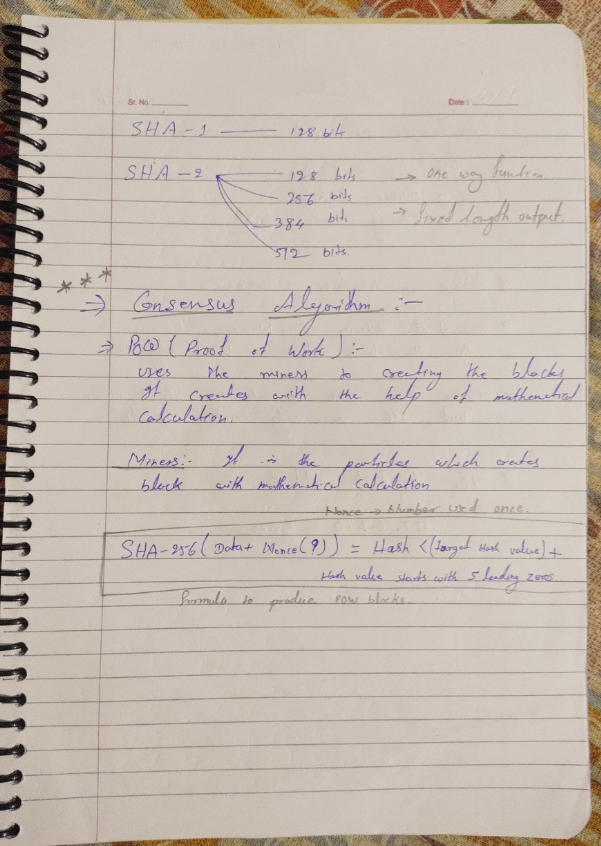
#> input picture 7th Sem/Computer Vision/CV Lab/images/exp4-1.png, 601 x 846 px
$ jupyter execute --allow-errors Untitled.ipynb   (older library calls are emulated)
#> lines starting #> are read from the running program, lines starting #| are printed output that depends on the picture
[cell 1]
# Import the necessary libraries
import cv2
import numpy as np
import matplotlib.pyplot as plt

# Read the images to be aligned
im1 = cv2.imread('images/exp4-1.png')
#> im1 is the input picture: shape (846, 601, 3); mean B, G, R 173.8, 184, 195.2
im2 = cv2.imread('images/exp4-2.png')
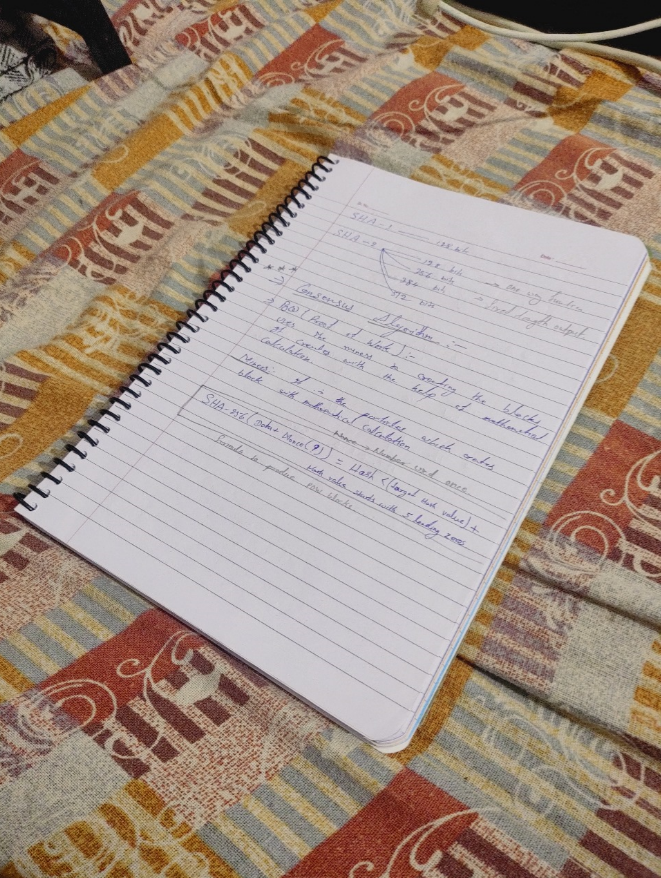
#> input picture 7th Sem/Computer Vision/CV Lab/images/exp4-2.png, 661 x 878 px
#> im2 is the input picture: shape (878, 661, 3); mean B, G, R 131.3, 144.6, 162.8

# Convert images to grayscale
im1_gray = cv2.cvtColor(im1, cv2.COLOR_BGR2GRAY)
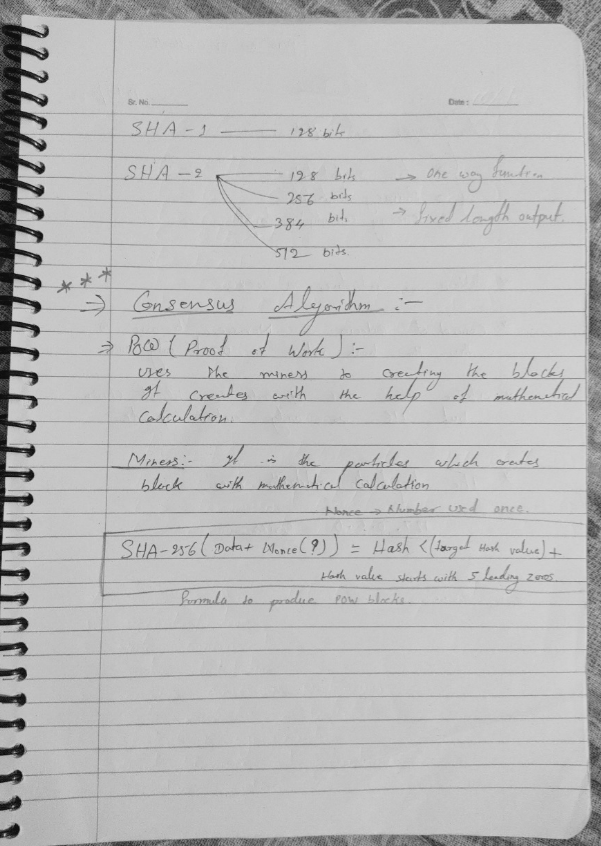
#> im1_gray: shape (846, 601); min 8, max 219, mean 186.3
im2_gray = cv2.cvtColor(im2, cv2.COLOR_BGR2GRAY)
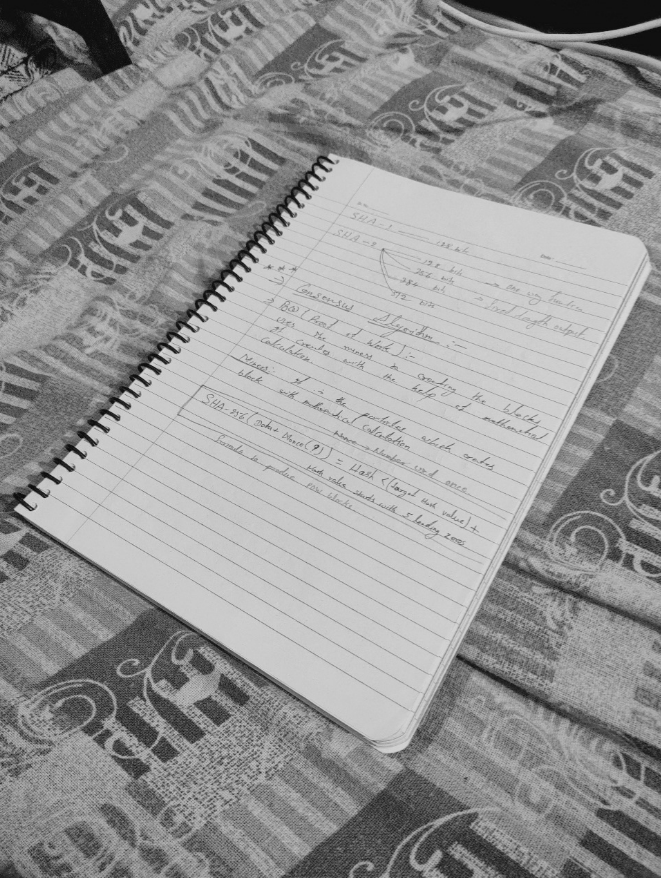
#> im2_gray: shape (878, 661); min 9, max 218, mean 148.5

# Display the images
plt.figure(figsize=(10, 10))
plt.subplot(121)
plt.imshow(im1_gray, cmap='gray')
plt.title('Image 1')
plt.subplot(122)
plt.imshow(im2_gray, cmap='gray')
plt.title('Image 2')
plt.show()
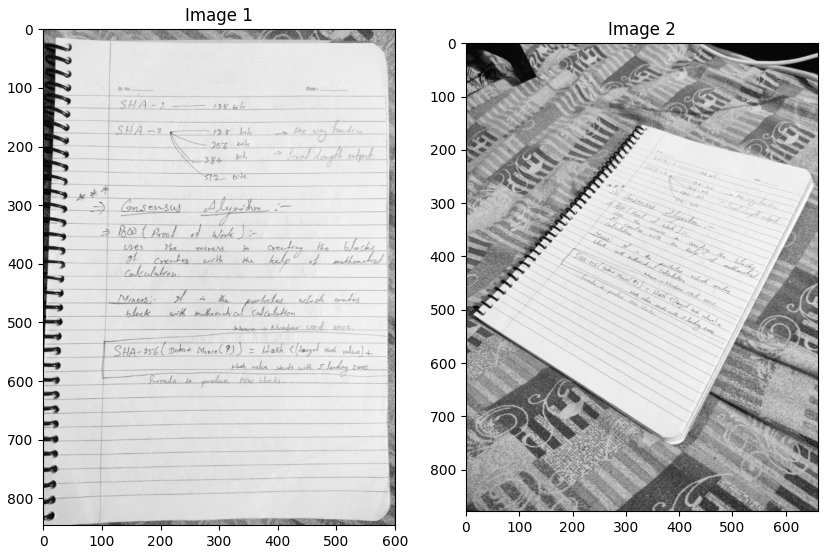
#> figure drawn by matplotlib, 2 panels

# Ask the user to select four corresponding points on each image
print('Please select four corresponding points on each image by clicking on them.')
points1 = [] # List to store the points on image 1
points2 = [] # List to store the points on image 2

# Define a callback function to record the mouse clicks
def mouse_callback(event, x, y, flags, param):
    global points1, points2
    if event == cv2.EVENT_LBUTTONDOWN: # Left mouse button clicked
        if len(points1) < 4: # Still need to select points on image 1
            points1.append((x, y)) # Append the point to the list
            cv2.circle(im1, (x, y), 5, (0, 0, 255), -1) # Draw a red circle on the image
            cv2.imshow('Image 1', im1) # Show the updated image
        elif len(points2) < 4: # Still need to select points on image 2
            points2.append((x, y)) # Append the point to the list
            cv2.circle(im2, (x, y), 5, (0, 0, 255), -1) # Draw a red circle on the image
            cv2.imshow('Image 2', im2) # Show the updated image

# Create windows to display the images
cv2.namedWindow('Image 1')
cv2.namedWindow('Image 2')

# Set the mouse callback function for the windows
cv2.setMouseCallback('Image 1', mouse_callback)
cv2.setMouseCallback('Image 2', mouse_callback)

# Show the images
cv2.imshow('Image 1', im1)
cv2.imshow('Image 2', im2)

# Wait for the user to press any key
cv2.waitKey(0)

# Destroy all windows
cv2.destroyAllWindows()

# Convert the points to numpy arrays
points1 = np.array(points1)
points2 = np.array(points2)

# Print the selected points
print('The selected points on image 1 are:')
print(points1)
print('The selected points on image 2 are:')
print(points2)

# Find the homography matrix that maps the points from image 1 to image 2
#> (the rest of this cell did not finish here and is left out)

[cell 2]
import cv2
import numpy as np

MAX_FEATURES = 500
GOOD_MATCH_PERCENT = 0.15

def alignImages(im1, im2):
    # Convert images to grayscale
    im1Gray = cv2.cvtColor(im1, cv2.COLOR_BGR2GRAY)
    im2Gray = cv2.cvtColor(im2, cv2.COLOR_BGR2GRAY)

    # Detect ORB features and compute descriptors.
    orb = cv2.ORB_create(MAX_FEATURES)
    keypoints1, descriptors1 = orb.detectAndCompute(im1Gray, None)
#> keypoints1 = 500 keypoints; strongest (x, y, size): (151, 363, 31), (209, 300, 44.6), (225, 281, 31), (233, 270, 31)
    keypoints2, descriptors2 = orb.detectAndCompute(im2Gray, None)
#> keypoints2 = 500 keypoints; strongest (x, y, size): (33, 422, 31), (31, 446, 31), (45, 121, 44.6), (42, 126, 37.2)

    # Match features.
    matcher = cv2.DescriptorMatcher_create(cv2.DESCRIPTOR_MATCHER_BRUTEFORCE_HAMMING)
    matches = matcher.match(descriptors1, descriptors2, None)
#> matches = 500 matches

    matches = list(matches)
    # Sort matches by score
    matches.sort(key=lambda x: x.distance, reverse=False)

    # Remove not so good matches
    numGoodMatches = int(len(matches) * GOOD_MATCH_PERCENT)
#> numGoodMatches = 75
    matches = matches[:numGoodMatches]
#> matches = 75 matches

    # Draw top matches
    imMatches = cv2.drawMatches(im1, keypoints1, im2, keypoints2, matches, None)
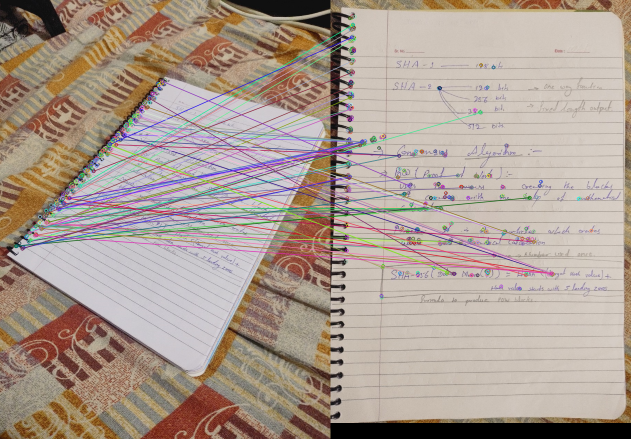
#> imMatches: shape (878, 1262, 3) (shown at 1/2 size); mean B, G, R 145.9, 156.4, 171.8
    cv2.imwrite("matches.jpg", imMatches)

    # Extract location of good matches
    points1 = np.zeros((len(matches), 2), dtype=np.float32)
#> points1 = 75 pairs, first value 0 to 0, second value 0 to 0
    points2 = np.zeros((len(matches), 2), dtype=np.float32)
#> points2 = 75 pairs, first value 0 to 0, second value 0 to 0

    for i, match in enumerate(matches):
        points1[i, :] = keypoints1[match.queryIdx].pt
        points2[i, :] = keypoints2[match.trainIdx].pt
#> this loop made 75 passes
#> after the loop, points1 = 75 pairs, first value 31 to 324.9, second value 162.4 to 497; points2 = 75 pairs, first value 37.2 to 441.9, second value 48.96 to 551.2

    # Find homography
    h, mask = cv2.findHomography(points1, points2, cv2.RANSAC)
#> h = [[-0.137, -0.111, 62.68], [-0.62, -0.503, 283.3], [-0.00219, -0.00178, 1]]; mask = 75 values, max 1 at index 3, min 0 at index 0, mean 0.133

    # Use homography
    height, width, channels = im2.shape
#> height = 846; width = 601; channels = 3
    im1Reg = cv2.warpPerspective(im1, h, (width, height))
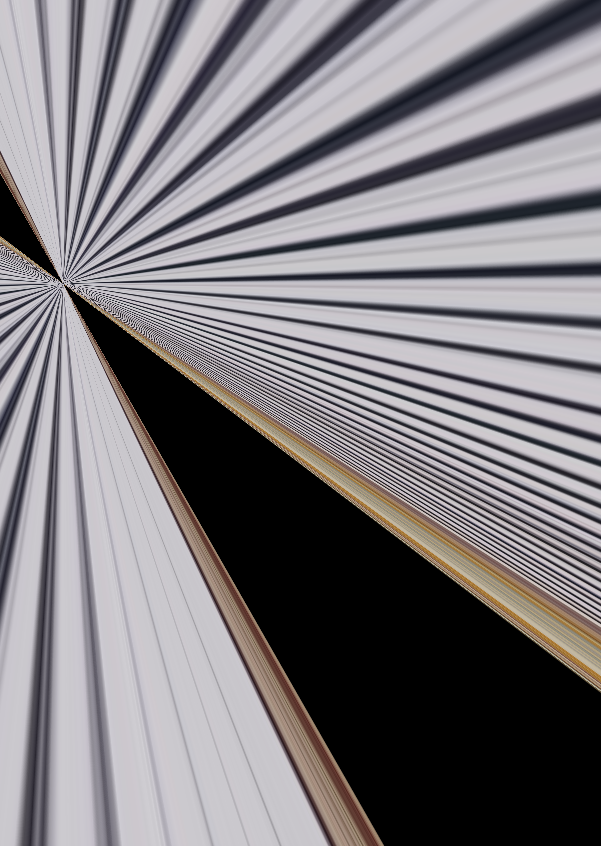
#> im1Reg: shape (846, 601, 3); mean B, G, R 126.7, 122.8, 126.3

    return im1Reg, h

# Read reference image
refFilename = "images/exp4-1.png"
print("Reading reference image : ", refFilename)
imReference = cv2.imread(refFilename, cv2.IMREAD_COLOR)

# Read image to be aligned
imFilename = "images/exp4-2.png"
print("Reading image to align : ", imFilename);
im = cv2.imread(imFilename, cv2.IMREAD_COLOR)

print("Aligning images ...")
# Registered image will be resotred in imReg.
# The estimated homography will be stored in h.
imReg, h = alignImages(im, imReference)

# Write aligned image to disk.
outFilename = "aligned.png"
print("Saving aligned image : ", outFilename);
cv2.imshow(outFilename, imReg)

# Print estimated homography
print("Estimated homography : \n",  h)
#| Estimated homography :
#|  [[-1.37258776e-01 -1.11294300e-01  6.26824396e+01]
#|  [-6.20472970e-01 -5.02987184e-01  2.83300550e+02]
#|  [-2.19024102e-03 -1.77540881e-03  1.00000000e+00]]
